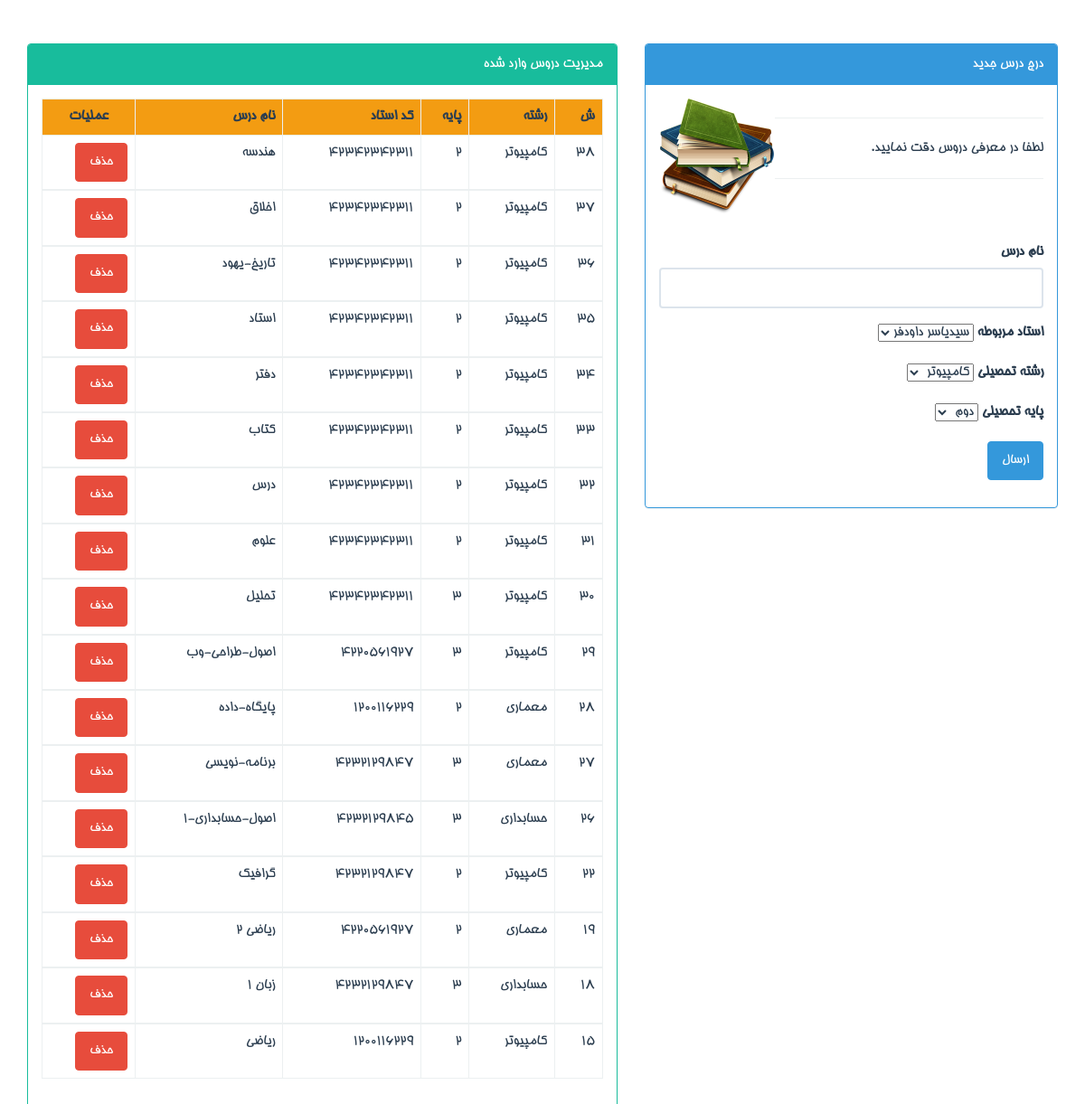
Page /admin/dars.php on the committed database.
### tables this page shows
CREATE TABLE `dars` (
  `id` int(11) NOT NULL,
  `rid` varchar(255) NOT NULL,
  `pid` varchar(255) NOT NULL,
  `ostad` varchar(255) NOT NULL,
  `name` varchar(255) NOT NULL
);

### admin/dars.php (the view, shortened to what this page needs)
<?php
include "../connect.php";
?>
<!doctype html>
<html>
<head>
<link rel="stylesheet" type="text/css" href="../css/style.css">
</head>
<body>
<div class="container"><br>
  <br>
  <div class="row">
    <div class="col-md-5">
      <div class="panel panel-info">
        <div class="panel-heading">درج درس جدید</div>
        <div class="panel-body"> <img src="../images/book.png" class="img-responsive pull-left" width="128"/>
          <hr>
          <p>لطفا در معرفی دروس دقت نمایید.</p>
          <hr><br><br>
          <form action="cdars.php" method="post">
            <div class="form-group">
              <label for="ndars">نام درس</label>
              <input type="text" name="ndars" class="form-control">
            </div>
            <div class="form-group">
            <label for="modares">استاد مربوطه</label>
            <select name="modares">
            <?php
			$mquery = "SELECT * FROM `teachers` ORDER BY id DESC";
			$mresult =$db->query($mquery);
			while($mrows = $mresult->fetch_assoc()){
			?>
                        <option value="<?php echo $mrows["ncode"] ?>">
                        <?php echo $mrows["fname"]." ".$mrows["lname"] ?></option>
                        <?php
			}
			?>
            </select>
            </div>
            <div class="form-group">
              <label for="reshte">رشته تحصیلی</label>
              <select name="reshte" id="reshte">
                <option value="کامپیوتر" selected="selected" >کامپیوتر</option>
              </select>
            </div>
            <div class="form-group">
              <label for="paye">پایه تحصیلی</label>
              <select name="paye" id="paye">
                <option value="2">دوم</option>
              </select>
            </div>
            <div class="form-group">
              <input type="submit" name="insert" value="ارسال" class="btn btn-info">
            </div>
          </form>
        </div>
      </div>
    </div>
    <div class="col-md-7">
      <div class="panel panel-success">
        <div class="panel-heading">مدیریت دروس وارد شده</div>
        <div class="panel-body">
          <table class="table table-bordered table-hover">
            <thead class="bg-warning">
              <tr>
                <th>ش</th>
                <th>رشته</th>
                <th>پایه</th>
                <th>کد استاد</th>
                <th>نام درس</th>
                <th colspan="2" class="text-center">عملیات</th>
              </tr>
            </thead>
            <?php
				$query = "SELECT * FROM `dars` ORDER BY id DESC";
				$result=$db->query($query);
				if($result){
				while($rows=$result->fetch_assoc()){
				echo "
					<tbody>
						<tr>
						<td>".$rows["id"]."</td>
						<td>".$rows["rid"]."</td>
						<td>".$rows["pid"]."</td>
						<td>".$rows["ostad"]."</td>
						<td>".$rows["name"]."</td>
			<th><a class='btn btn-danger' href=ddars.php?id=".$rows["id"].">حذف</a></th>
						</tr>
					</tbody>
				";
				}
				}
			?>
          </table>
        </div>
      </div>
    </div>
  </div>
</div>
</body>
</html>

### rows in the picture
dars: id "38", rid "کامپیوتر", pid "2", ostad "42342342311", name "هندسه"
dars: id "37", rid "کامپیوتر", pid "2", ostad "42342342311", name "اخلاق"
dars: id "36", rid "کامپیوتر", pid "2", ostad "42342342311", name "تاریخ-یهود"
dars: id "35", rid "کامپیوتر", pid "2", ostad "42342342311", name "استاد"
dars: id "34", rid "کامپیوتر", pid "2", ostad "42342342311", name "دفتر"
dars: id "33", rid "کامپیوتر", pid "2", ostad "42342342311", name "کتاب"
dars: id "32", rid "کامپیوتر", pid "2", ostad "42342342311", name "درس"
dars: id "31", rid "کامپیوتر", pid "2", ostad "42342342311", name "علوم"
dars: id "30", rid "کامپیوتر", pid "3", ostad "42342342311", name "تحلیل"
dars: id "29", rid "کامپیوتر", pid "3", ostad "4220561927", name "اصول-طراحی-وب"
dars: id "28", rid "معماری", pid "2", ostad "1200116229", name "پایگاه-داده"
dars: id "27", rid "معماری", pid "3", ostad "4232129847", name "برنامه-نویسی"
dars: id "26", rid "حسابداری", pid "3", ostad "4232129845", name "اصول-حسابداری-1"
dars: id "22", rid "کامپیوتر", pid "2", ostad "4232129847", name "گرافیک"
dars: id "19", rid "معماری", pid "2", ostad "4220561927", name "ریاضی 2"
dars: id "18", rid "حسابداری", pid "3", ostad "4232129847", name "زبان 1"
dars: id "15", rid "کامپیوتر", pid "2", ostad "1200116229", name "ریاضی"

### other values in the picture
form field modares "سیدیاسر داودفر"
